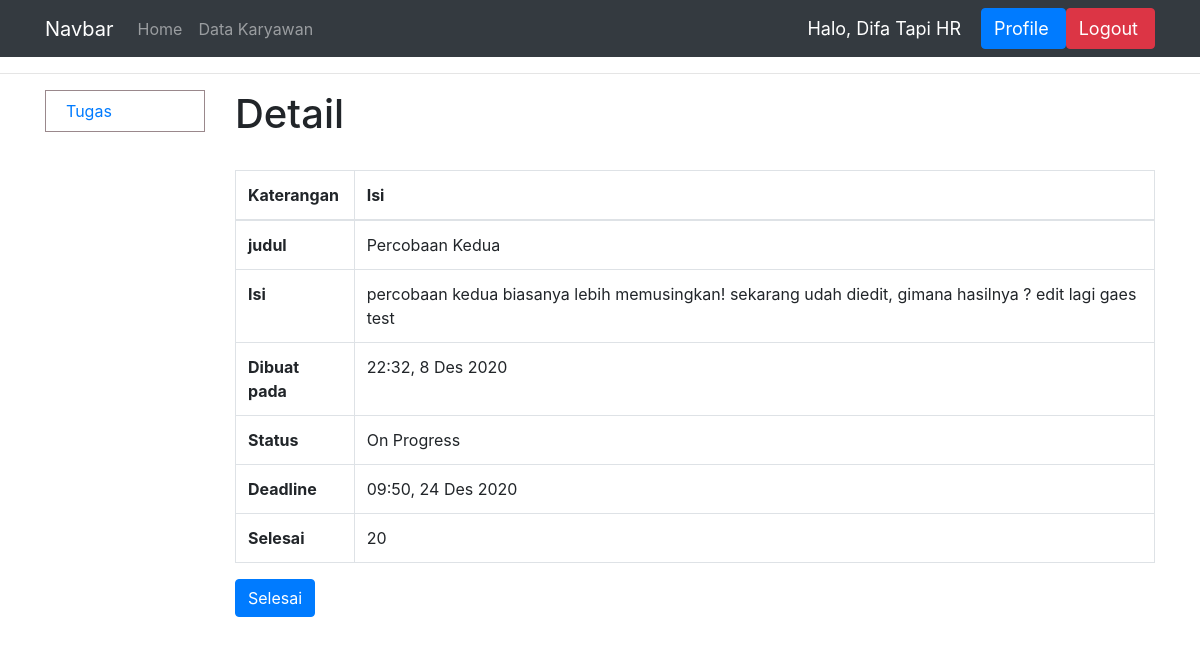
The app's page /lihat_tugas/15/ (signed in) with its own data.
### dashboard/models.py (models this page shows, shortened)
class Tugas(models.Model):
    STATUS = (
        ('Tuntas', 'Tuntas'),
        ('Hold', 'Hold'),
        ('Stuck', 'Stuck'),
        ('On Progress', 'On Progress'),
        ('Selesai', 'Selesai'),
        ('Deadline', 'Deadline'),
    )
    JENIS = (
        ('Rutin', 'Rutin'),
        ('Proyek', 'Proyek')
    )
    pemilik_tugas = models.ForeignKey(User, on_delete=models.CASCADE)
    judul = models.CharField(max_length=100)
    isi = models.CharField(max_length=255)
    dibuat_pada = models.DateTimeField('Dibuat pada')
    status = models.CharField(max_length=100, choices=STATUS)
    jenis = models.CharField(max_length=100, choices=JENIS, null=True)
    deadline = models.DateTimeField('Deadline', null=True)
    kuantitas = models.IntegerField(null=True)
    selesai = models.IntegerField(null=True)
    selesai_pada = models.DateTimeField('Selesai pada', null=True)
    acc = models.IntegerField(null=True)
    def progressnya(self):
        return str(self.selesai) + "/" + str(self.kuantitas)
    def formatwaktu(self, propertinya):
        nama_bulan = {
            1: "Jan",
            2: "Feb",
            3: "Mar",
            4: "Apr",
            5: "Mei",
            6: "Jun",
            7: "Jul",
            8: "Agus",
            9: "Sep",
            10: "Okt",
            11: "Nov",
            12: "Des"
        }
        utc_datetime = propertinya
        local_timezone = pytz.timezone("Asia/Jakarta")
        local_datetime = utc_datetime.replace(tzinfo=pytz.utc)
        propertinya = local_datetime.astimezone(local_timezone)
        hari = str(propertinya.day)
        bulan = nama_bulan[propertinya.month]
        tahun = str(propertinya.year)
        jam = str(propertinya.hour)
        if len(jam) < 2:
            jam = "0" + jam
        menit = str(propertinya.minute)
        if len(menit) < 2:
            menit = "0" + menit
        return jam + ":" + menit + ", " + hari + " " + bulan + " " + tahun

### dashboard/views.py (the view, shortened to what this page needs)
# urls.py: path('lihat_tugas/<int:tugas_id>/', views.detail_tugas, name='detail_tugas'),
@login_required(login_url='login')
def detail_tugas(request, tugas_id):
    if apamanager(request.user):
        return redirect('manager')
    nama = request.user.first_name
    context = detailtugas(tugas_id)
    context['nama'] = nama
    if request.user.last_name == 'Human Resource':
        context['data_kar'] = True
    return render(request, 'dashboard/detail_tugas.html', context)

### dashboard/logic.py (called while the page is built)
def apamanager(user):
    return user.groups.filter(name='Manager').exists()

### dashboard/templates/dashboard/detail_tugas.html (shortened to what this page needs)
{% extends 'dashboard/main.html' %}
{% block content %}
<hr>
<div class="container">
    <div class="row">
        {% include 'dashboard/sidebarstaff.html' %}
        <div class="col">
            <h1>Detail</h1>
            <br>
            <table class="table table-bordered">
                <thead>
                    <tr>
                        <th scope="col">Katerangan</th>
                        <th scope="col">Isi</th>
                    </tr>
                </thead>
                <tbody>
                    <tr>
                        <th scope="row">judul</th>
                        <td>{{judul}}</td>
                    </tr>
                    <tr>
                        <th scope="row">Isi</th>
                        <td>{{isi}}</td>
                    </tr>
                    <tr>
                        <th scope="row">Dibuat pada</th>
                        <td>{{dibuat_pada}}</td>
                    </tr>
                    <tr>
                        <th scope="row">Status</th>
                        <td>{{status}}</td>
                    </tr>
                    <tr>
                        <th scope="row">Deadline</th>
                        <td>{{deadline}}</td>
                    </tr>
                    <tr>
                        <th scope="row">Selesai</th>
                        <td>{{selesai}}</td>
                    </tr>
                </tbody>
            </table>
            <form action="" method="POST">
                <button type="submit" class="btn btn-primary">Selesai</button>
            </form>
        </div>
    </div>
</div>
{% endblock %}

### dashboard/templates/dashboard/navbar.html (shortened to what this page needs)
<nav class="navbar navbar-expand-lg navbar-dark bg-dark">
    <div class="container">
        <a class="navbar-brand" href="{% url 'login' %}">Navbar</a>
        <div class="collapse navbar-collapse" id="navbarNav">
            <ul class="navbar-nav">
                <li class="nav-item">
                    <a class="nav-link" href="{% url 'login' %}">Home</a>
                </li>
                {% if data_kar %}
                <li class="nav-item">
                    <a class="nav-link" href="{% url 'data_karyawan' %}">Data Karyawan</a>
                </li>
                {% endif %}
            </ul>
        </div>
        <span class="hello-msg">Halo, {{nama}}</span>
        <span><button type="button" class="btn btn-primary "><a class="hello-msg mr-1 text-center"
                    href="{% url 'profile' %}">Profile</a></button></span>
        <span><button type="button" class="btn btn-danger"><a class="hello-msg mr-1 text-center"
                    href="{% url 'logout' %}">Logout</a></button></span>
    </div>
</nav>

### dashboard/templates/dashboard/navbar.html (style rules this page uses)
.hello-msg { font-size: 18px; color: #fff; margin-right: 20px; }

### records on screen
Tugas: judul "Percobaan Kedua", isi "percobaan kedua biasanya lebih memusingkan! sekarang udah diedit, gimana hasilnya ? edit lagi gaes test", status "On Progress"

### other values on screen
{{ nama }} "Difa Tapi HR"
{{ dibuat_pada }} "22:32, 8 Des 2020"
{{ deadline }} "09:50, 24 Des 2020"
{{ selesai }} "20"
